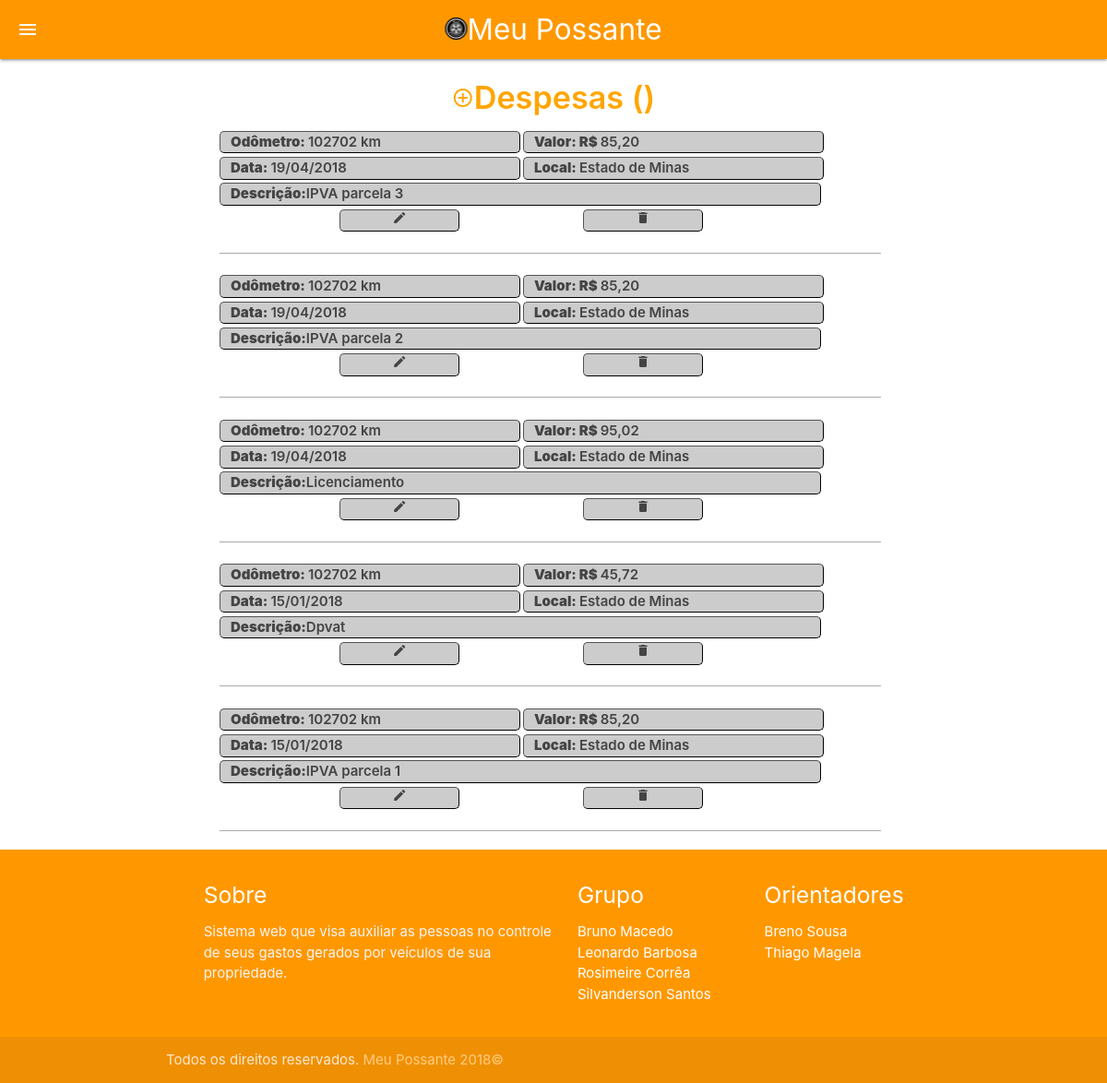
Page /admin/despesa/despesa.php?id=7 (signed in) on the committed database.
### tables this page shows
CREATE TABLE IF NOT EXISTS `despesas` (
  `iddesp` int(11) NOT NULL AUTO_INCREMENT,
  `idveiculo` int(11) DEFAULT NULL,
  `ododesp` int(11) DEFAULT NULL,
  `valordesp` double(10,2) DEFAULT NULL,
  `datadesp` date DEFAULT NULL,
  `descdesp` varchar(255) DEFAULT NULL,
  `localdesp` varchar(30) DEFAULT NULL,
  PRIMARY KEY (`iddesp`),
  KEY `idveiculo` (`idveiculo`)
);

### admin/despesa/despesa.php (the view, shortened to what this page needs)
<?php
$id = $_GET['id'];
?>
<!DOCTYPE html>
<html lang="pt-br">
<head>
 <link type="text/css" rel="stylesheet" href="../../materialize/css/materialize.min.css"  media="screen,projection"/>
 <link rel="stylesheet" type="text/css" href="../../css/style.css">
</head>
<body>
  <nav class="orange">
    <div class="nav-wrapper">
      <a href="#" class="center-align"><i class="sidenav-trigger material-icons  " data-target="slide-out">menu</i></a>
      <div><a href="#" class="brand-logo center"><img src="../../img/mp24px.png"/>Meu Possante</a></div>
    </div>
  </nav>
  <main class="">
    <div class="container">
      <h4><a href="add.php?id=<?= $id?>"  style="color:orange;"><i class="material-icons">control_point</i>Despesas (<?=$_SESSION['placa']?>)</a></h4>
      <?php
      include "../../conexao.php";
      $query = "SELECT * FROM despesas WHERE idveiculo = '$id' ORDER BY datadesp DESC;";
      $resultado = $conexao->query($query);
      if ($resultado) {
        if ($resultado->num_rows > 0) {
          while ($linha = $resultado->fetch_assoc()) {
           echo "<div><div class='row'>";
           echo("<div class='atributos col s11 m5 xl3'><b>Odômetro: </b>" . $linha["ododesp"] .  " km</div><div class='atributos col s11 m5 xl2'><b>Valor: R$ </b>" . str_replace('.', ',', $linha['valordesp']) ."</div><div class='atributos col s11 m5 xl2'><b>Data: </b>" . date("d/m/Y", strtotime($linha['datadesp'])) . "</div><div class='atributos col s11 m5 xl3'><b>Local: </b>". $linha['localdesp'] . "</div><div class='atributos col s11 m10 xl8'><b>Descrição:</b>" . $linha["descdesp"] . "</div><a href='editar.php?id=" . $linha["iddesp"] . "&idveiculo=".$linha["idveiculo"]."'><div class='atributos col s3 offset-s2 m2 offset-m2 xl1 center-align'><i style='font-size: 16px;' class='material-icons'>edit</i></div></a><a href='#' onclick='removerInfo(" . $linha["iddesp"] .", " .$id . ")'><div class='atributos col s3 offset-s1 m2 offset-m2 xl1  center-align'><i style='font-size: 16px;' class='material-icons'>delete</i></div></a>");
           echo "<div class='divisao col s11 m11 xl10  '></div></div></div>";
         }
       } else {
        echo "<div class='center'><p>Nenhum registro encontrado!</p><img src='../../img/atencao.png' /></div> ";
      }
    } else {
      die("Erro!");
    }
    ?>
  </div>
</main>
<footer class="page-footer orange">
  <div class="container">
    <div class="row">
      <div class="col l6 s12">
        <h5 class="white-text">Sobre</h5>
        <p class="grey-text text-lighten-4">Sistema web que visa auxiliar as pessoas no controle de seus gastos gerados por veículos de sua propriedade.</p>
      </div>
      <div class="col l3 s12">
        <h5 class="white-text">Grupo</h5>
        <ul>
          <li><a class="white-text" href="#!">Bruno Macedo</a></li>
          <li><a class="white-text" href="#!">Leonardo Barbosa</a></li>
          <li><a class="white-text" href="#!">Rosimeire Corrêa</a></li>
          <li><a class="white-text" href="#!">Silvanderson Santos</a></li>
        </ul>
      </div>
      <div class="col l3 s12">
        <h5 class="white-text">Orientadores</h5>
        <ul>
          <li><a class="white-text" href="#!">Breno Sousa</a></li>
          <li><a class="white-text" href="#!">Thiago Magela</a></li>
        </ul>
      </div>
    </div>
  </div>
  <div class="footer-copyright">
    <div class="container">
      Todos os direitos reservados. <a class="orange-text text-lighten-3" href="http://materializecss.com">Meu Possante 2018©</a>
    </div>
  </div>
</footer>
</body>
</html>

### css/style.css (style rules this page uses)
h4 { text-align: center; font-weight: 600; color: orange; }
main { min-height: 70vh; flex: 1 0 auto; }
.container div { margin-left: 3.5%; }
.atributos { border-radius: 5px; background-color: #ccc; margin: 0.25em 0.2em 0em 0em; border: 01px #000 outset; font-weight: 600; color: #444444; }
.divisao { background-color: #aaa; margin-top: 1.5em; }
body { background: #fff; }

### rows in the picture
despesas: ododesp "102702", valordesp "85,20", datadesp "19/04/2018", localdesp "Estado de Minas", descdesp "IPVA parcela 3"
despesas: ododesp "102702", valordesp "85,20", datadesp "19/04/2018", localdesp "Estado de Minas", descdesp "IPVA parcela 2"
despesas: ododesp "102702", valordesp "95,02", datadesp "19/04/2018", localdesp "Estado de Minas", descdesp "Licenciamento"
despesas: ododesp "102702", valordesp "45,72", datadesp "15/01/2018", localdesp "Estado de Minas", descdesp "Dpvat"
despesas: ododesp "102702", valordesp "85,20", datadesp "15/01/2018", localdesp "Estado de Minas", descdesp "IPVA parcela 1"
